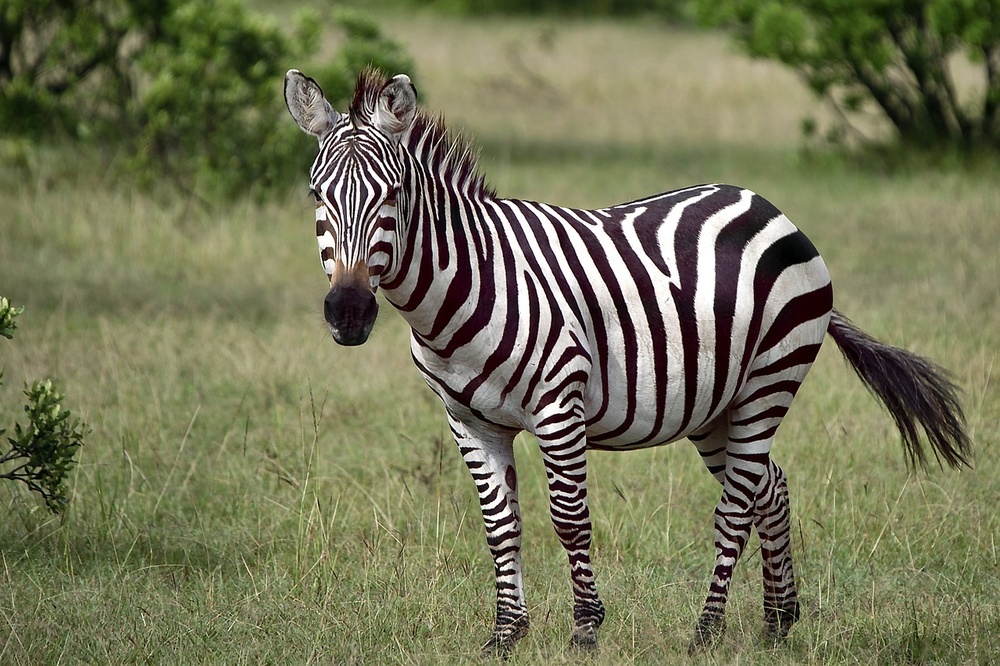
#> input picture Set-2/Question6/image.jpg, 1000 x 666 px, shrunk from 1280 x 853 before the run
$ jupyter execute Question6.ipynb   (older library calls are emulated)
#> lines starting #> are read from the running program, lines starting #| are printed output that depends on the picture
[cell 1]
# Import libraries
import cv2
import numpy as np
import matplotlib.pyplot as plt
from skimage import filters

[cell 2]
# Display images side by side
def show_images(images, titles, cmap="gray"):
    plt.figure(figsize=(15, 8))
    for i, (img, title) in enumerate(zip(images, titles)):
        plt.subplot(2, 3, i + 1)
        plt.imshow(img, cmap=cmap)
        plt.title(title)
        plt.axis("off")
    plt.show()

[cell 3]
# Load the image
img = cv2.imread("image.jpg", cv2.IMREAD_GRAYSCALE)
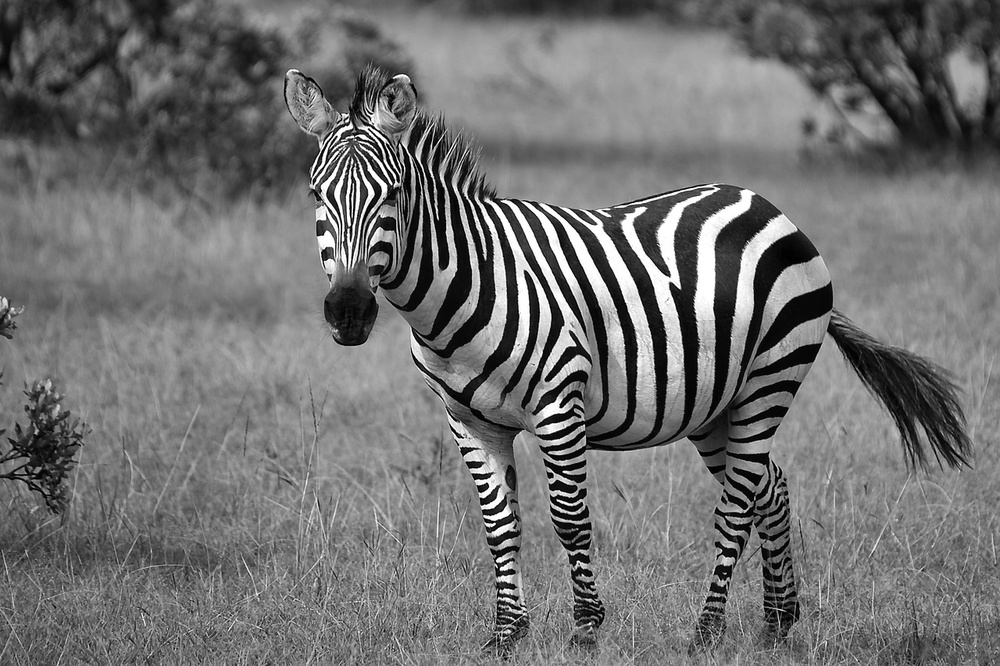
#> img: shape (666, 1000); min 0, max 255, mean 112.5

if img is None:
    raise FileNotFoundError("Image not found! Please put 'image' in the working directory.")

plt.imshow(img, cmap="gray")
plt.title("Original Image")
plt.axis("off")
plt.show()

[cell 4]
# Sobel Edge Detection
sobelx = cv2.Sobel(img, cv2.CV_64F, 1, 0, ksize=3)
sobely = cv2.Sobel(img, cv2.CV_64F, 0, 1, ksize=3)
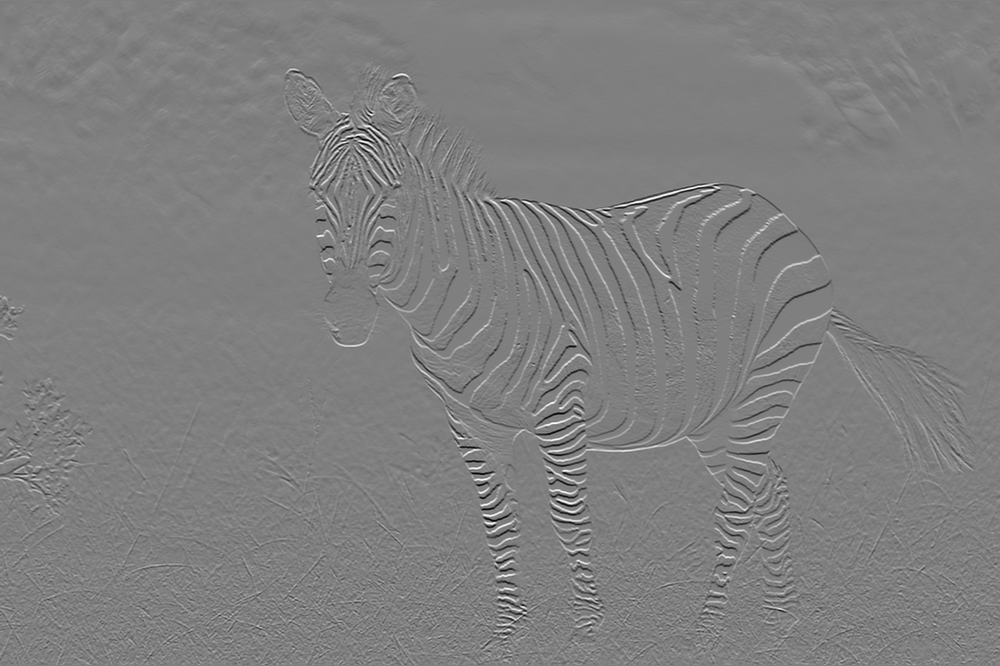
#> sobely: shape (666, 1000) float64; min -1009, max 1008, mean 0.6; drawn with min black and max white
sobel = np.hypot(sobelx, sobely).astype(np.uint8)
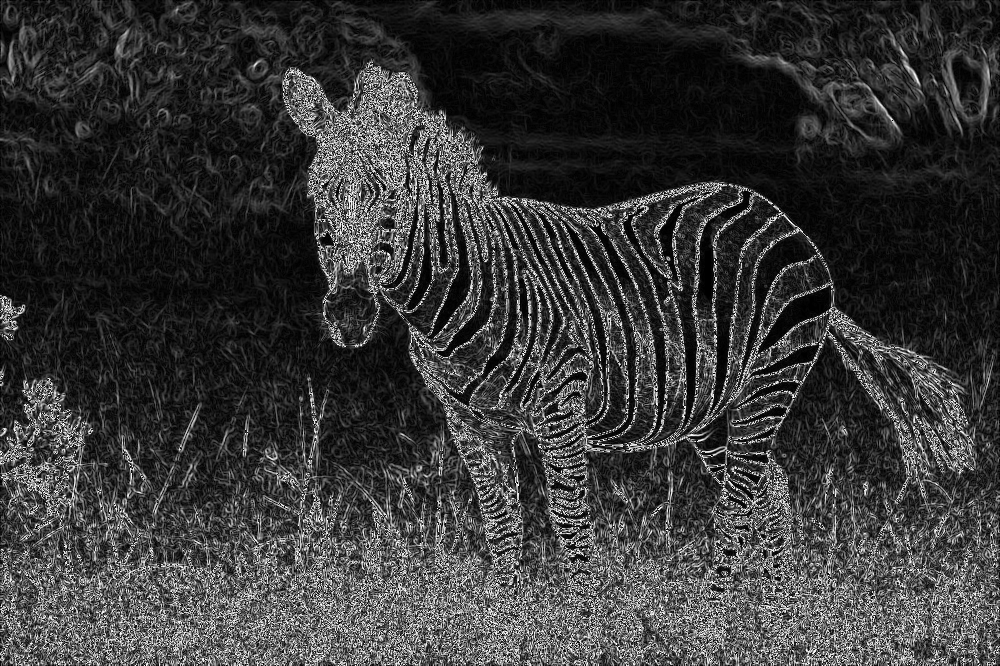
#> sobel: shape (666, 1000); min 0, max 255, mean 56.8

[cell 5]
# Prewitt Edge Detection (using convolution kernels)
kernelx = np.array([[ -1, 0, 1],
                    [ -1, 0, 1],
                    [ -1, 0, 1]])
kernely = np.array([[ -1, -1, -1],
                    [  0,  0,  0],
                    [  1,  1,  1]])
prewittx = cv2.filter2D(img, -1, kernelx)
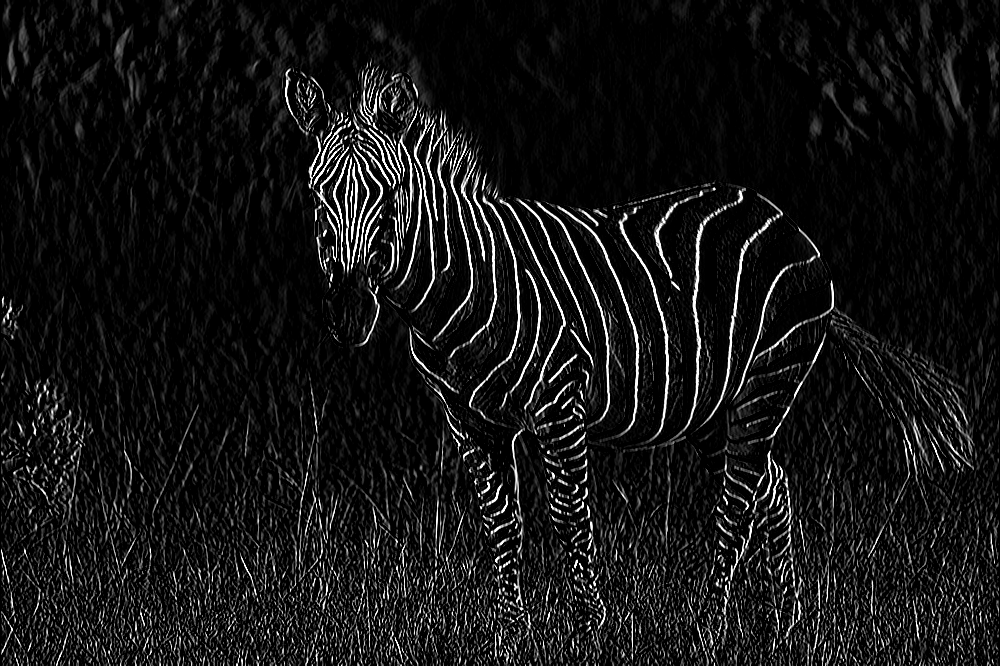
#> prewittx: shape (666, 1000); min 0, max 255, mean 20.8
prewitty = cv2.filter2D(img, -1, kernely)
prewitt = cv2.add(prewittx, prewitty)
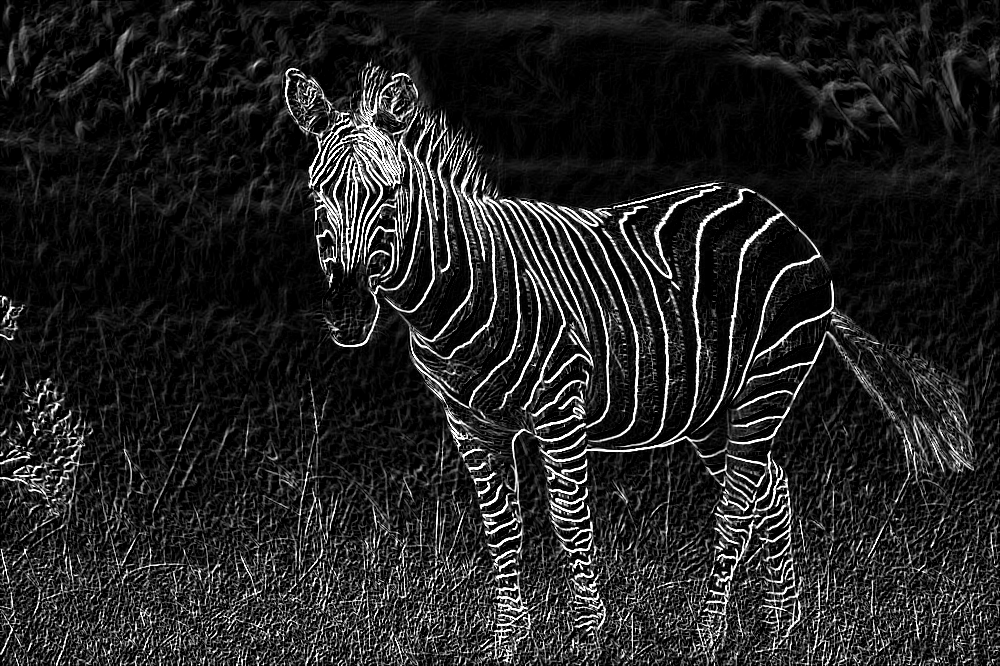
#> prewitt: shape (666, 1000); min 0, max 255, mean 35

[cell 6]
# Roberts Edge Detection
roberts_cross_v = np.array([[1, 0],
                            [0, -1]])
roberts_cross_h = np.array([[0, 1],
                            [-1, 0]])
roberts_v = cv2.filter2D(img, -1, roberts_cross_v)
roberts_h = cv2.filter2D(img, -1, roberts_cross_h)
roberts = cv2.add(roberts_v, roberts_h)

[cell 7]
# Laplacian of Gaussian (LoG)
blurred = cv2.GaussianBlur(img, (3, 3), 0)
log = cv2.Laplacian(blurred, cv2.CV_64F)
log = np.uint8(np.absolute(log))
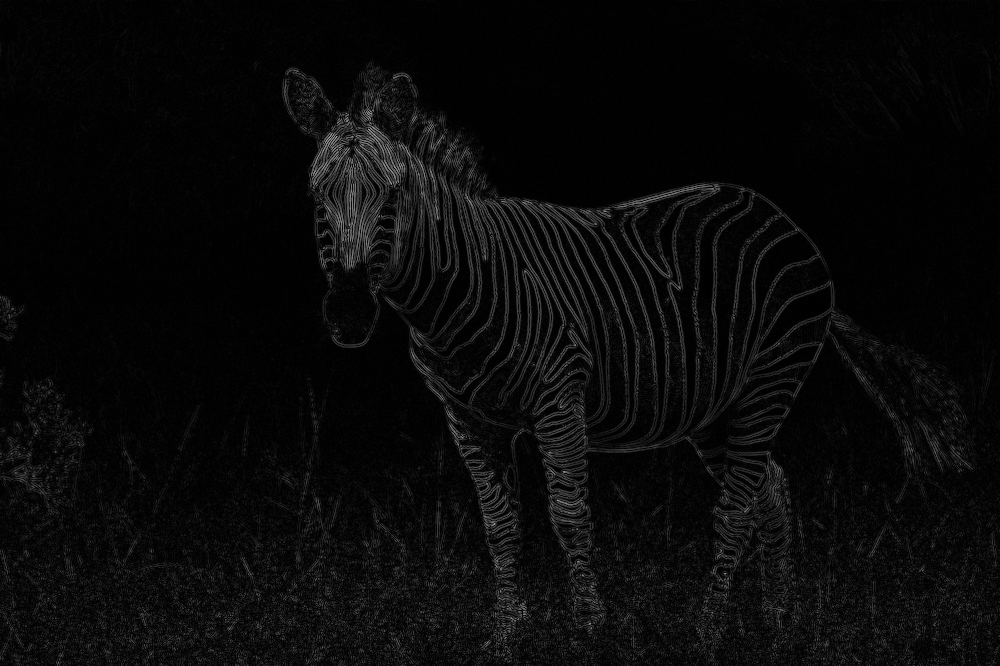
#> log: shape (666, 1000); min 0, max 165, mean 9.6

[cell 8]
# Canny Edge Detection
canny = cv2.Canny(img, 100, 200)
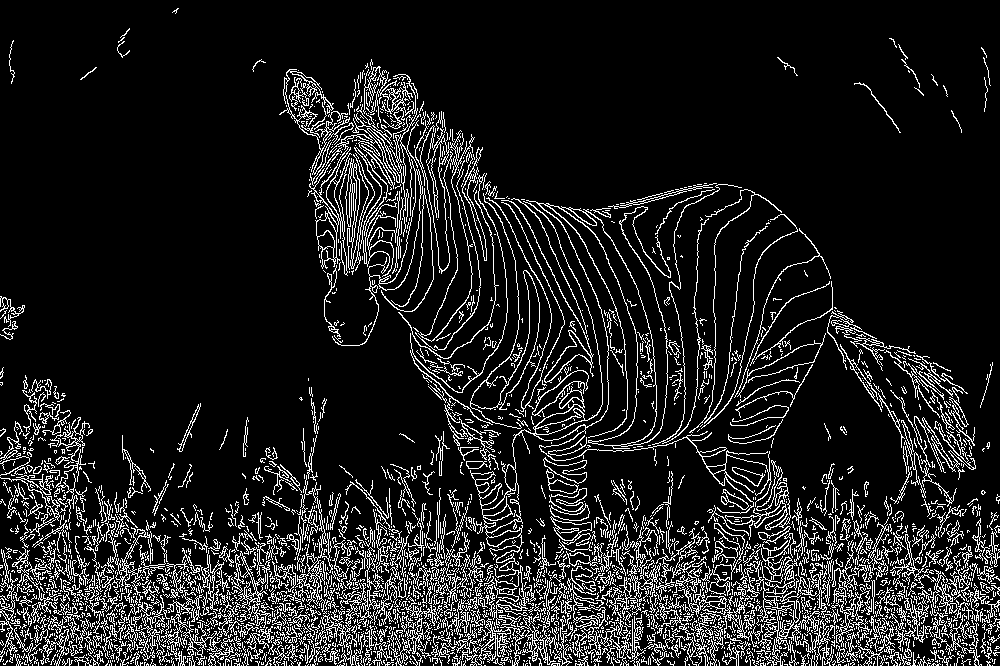
#> canny: shape (666, 1000); 12.1% white in thin lines or dots

[cell 9]
# Show all results together
show_images(
    [img, sobel, prewitt, roberts, log, canny],
    ["Original", "Sobel", "Prewitt", "Roberts", "LoG", "Canny"]
)
#> the loop in show_images, `for i, (img, title) in enumerate(zip(images, titles)):` made 6 passes
#> title on passes 1 to 6: 'Original', 'Sobel', 'Prewitt', 'Roberts', 'LoG', 'Canny'
